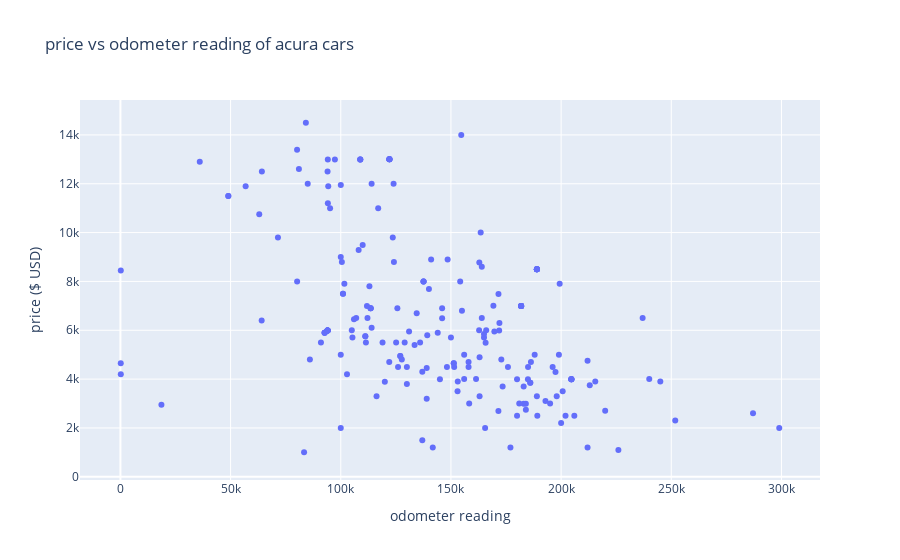

Write notebook code for a chart like this one.
### Markdown cell above
Scatter plot example to compare price odometerreadings to see how they correlate in a specific car. The idea being that the values of the car can easily be changed to different makes and models on the app using streamlit.

### Code cell
make = "acura"
model = "toyota camry"
one_vehicle = df_vehicles.query(f"make == '{make}'")
one_make = df_vehicles.query(f"model == '{model}'")
y_val="price"
x_val="odometer"
fig=px.scatter(
    one_vehicle,
    title=f'price vs odometer reading of {make} cars',
    #title=f'price vs odometer reading of {model} cars',
    y='price',
    x='odometer'
)
fig.update_layout(xaxis_title='odometer reading',yaxis_title='price ($ USD)')
fig

### Figure 1 — Plotly figure (JSON) as saved in the notebook; plotly's stock layout.template omitted (floating-point values rounded to 4 significant figures; data arrays with more than 128 entries replaced by an {"elided": "..."} marker saying what was removed)
{"data": [{"hovertemplate": "odometer=%{x}<br>price=%{y}<extra></extra>", "legendgroup": "", "marker": {"color": "#636efa", "symbol": "circle"}, "mode": "markers", "name": "", "orientation": "v", "showlegend": false, "type": "scatter", "x": {"elided": "236 int values"}, "xaxis": "x", "y": {"elided": "236 int values"}, "yaxis": "y"}], "layout": {"legend": {"tracegroupgap": 0}, "title": {"text": "price vs odometer reading of acura cars"}, "xaxis": {"anchor": "y", "domain": [0, 1], "title": {"text": "odometer reading"}}, "yaxis": {"anchor": "x", "domain": [0, 1], "title": {"text": "price ($ USD)"}}}}
